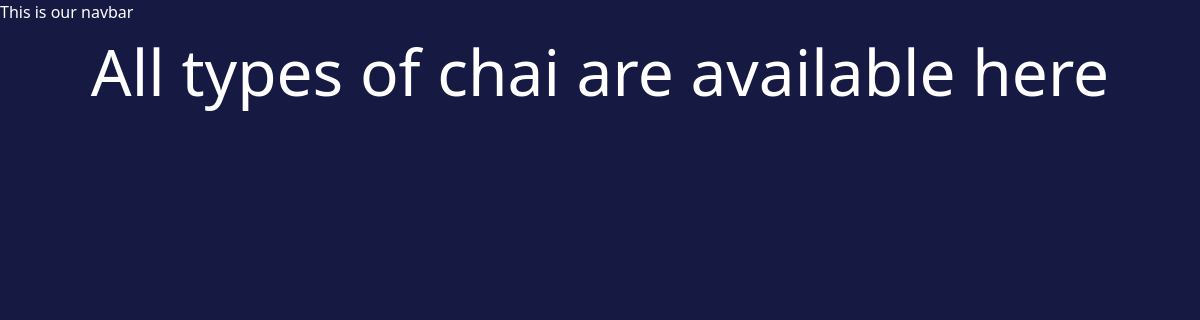
The app's page /chai/, older data.
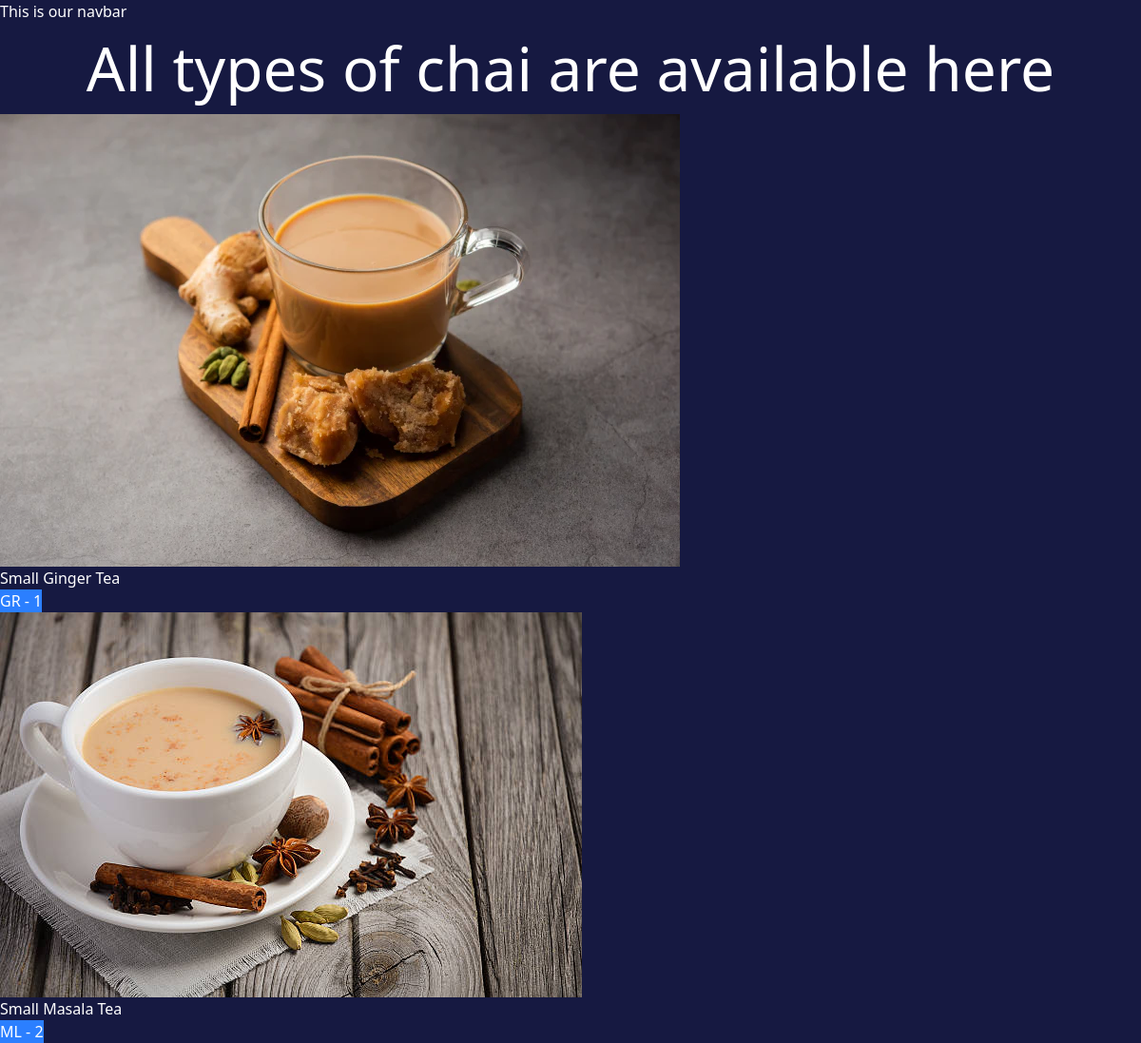
The same page, newer data.
### chai/models.py (models this page shows, shortened)
class ChaiVarity(models.Model):
    CHAI_TYPE_CHOICES = [
        ('ML', 'Masala Chai'),
        ('GT', 'Green Tea'),
        ('HT', 'Herbal Tea'),
        ('GR', 'Ginger Tea'),
    ]
    name = models.CharField(max_length=100)
    image = models.ImageField(upload_to='chais/')
    date_added = models.DateTimeField(default=timezone.now)
    type = models.CharField(max_length=2, choices=CHAI_TYPE_CHOICES)
    discription = models.TextField(default="")

### chai/views.py (the view)
# urls.py: path('', views.all_chai , name='all_chai'),
def all_chai(request):
    chais = ChaiVarity.objects.all()
    return render(request, 'chai/all_chai.html', {'chais': chais})

### chai/templates/chai/all_chai.html (shortened to what this page needs)
{% extends "layout.html" %}
{% block content %}
<h1>All types of chai are available here</h1>
<div class="grid grid-cols-3 gap-4 m-4" >
    {% for chai in chais %}
    <div class="chai-items" >
        <img class="rounded" src="{{chai.image.url}}" alt="">
        <h3>{{chai.name}}</h3>
        <a href="{% url 'chai_detail' chai.id %}">
            <button type="button" class="bg-blue-500 hover:bg-blue-700 text-white font-bold py-2 px-4 rounded">
                {{chai.type}} - {{chai.id}}
            </button>
        </a>
    </div>
    {% endfor %}
</div>
{% endblock %}

### templates/layout.html (shortened to what this page needs)
{% load static tailwind_tags %}
{% load static %}
<!DOCTYPE html>
<html lang="en">
  <head>
    <link rel="stylesheet" href="{% static 'style.css' %}" />
    {% tailwind_css %}
  </head>
  <body>
    <nav>This is our navbar</nav>
    {% block content %}{% endblock %}
  </body>
</html>

### static/style.css (style rules this page uses)
body { background-color: rgb(22, 25, 65); color: white; }
h1 { text-align: center; font-size: 4rem; }

Row changes from the older to the newer data that the page shows:
added ChaiVarity: image (picture), name "Small Ginger Tea", type "GR", id "1"
added ChaiVarity: image (picture), name "Small Masala Tea", type "ML", id "2"
